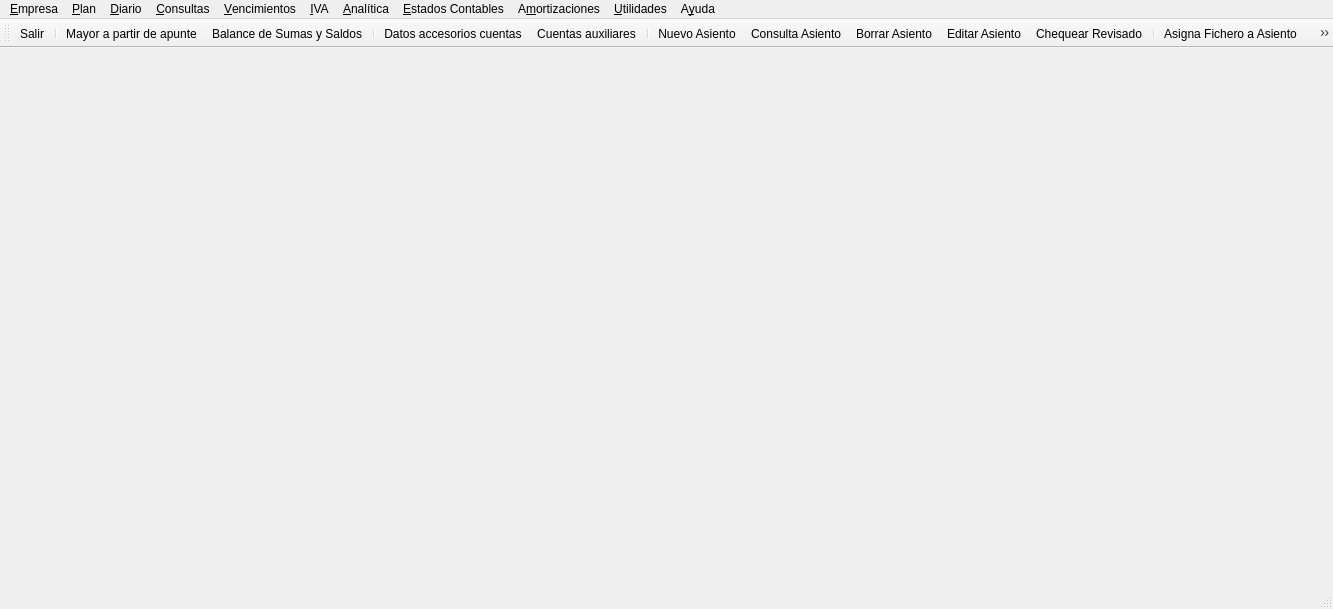
<?xml version="1.0" encoding="UTF-8"?>
<ui version="4.0">
 <class>MainWindow</class>
 <widget class="QMainWindow" name="MainWindow">
  <property name="geometry">
   <rect>
    <x>0</x>
    <y>0</y>
    <width>1333</width>
    <height>609</height>
   </rect>
  </property>
  <property name="windowTitle">
   <string>KEME Contabilidad</string>
  </property>
  <property name="windowIcon">
   <iconset resource="keme.qrc">
    <normaloff>:/iconos/graf/keme.png</normaloff>:/iconos/graf/keme.png</iconset>
  </property>
  <widget class="QWidget" name="centralWidget"/>
  <widget class="QMenuBar" name="menuBar">
   <property name="geometry">
    <rect>
     <x>0</x>
     <y>0</y>
     <width>1333</width>
     <height>20</height>
    </rect>
   </property>
   <widget class="QMenu" name="menuEmpresa">
    <property name="title">
     <string>&amp;Empresa</string>
    </property>
    <widget class="QMenu" name="menuNotas_de_la_Empresa">
     <property name="title">
      <string>&amp;Notas de la Empresa</string>
     </property>
     <addaction name="actionEditar_Notas"/>
     <addaction name="actionConsultar_Notas"/>
    </widget>
    <widget class="QMenu" name="menuControl_Usuarios">
     <property name="title">
      <string>Control &amp;Usuarios</string>
     </property>
     <addaction name="actionCambio_usuario"/>
     <addaction name="actionGest_usuarios"/>
     <addaction name="actionCambiar_Clave"/>
     <addaction name="actionImportar_usuarios"/>
    </widget>
    <widget class="QMenu" name="menuEditar_tablas_AEAT_Mercantiles">
     <property name="title">
      <string>Editar &amp;tablas AEAT/Mercantiles</string>
     </property>
     <addaction name="actionCodigo_pais"/>
     <addaction name="actionClave_identific_fiscal"/>
     <addaction name="actionClave_operaciones_expedidas"/>
     <addaction name="actionClave_operaciones_recibidas"/>
     <addaction name="actionClave_retenciones_irpf"/>
     <addaction name="actionProvincias"/>
     <addaction name="actionContenido_comunicacion_347"/>
     <addaction name="actionConceptos_EVPN"/>
     <addaction name="actionColumnas_EVPN"/>
    </widget>
    <addaction name="actionConfiguraci_n"/>
    <addaction name="actionEjercicios"/>
    <addaction name="menuNotas_de_la_Empresa"/>
    <addaction name="actionHabilitar_Deshabilitar"/>
    <addaction name="actionConexion"/>
    <addaction name="menuControl_Usuarios"/>
    <addaction name="actionCrear_Empresa"/>
    <addaction name="actionCopiar_Empresa"/>
    <addaction name="actionBorrar_Empresa"/>
    <addaction name="menuEditar_tablas_AEAT_Mercantiles"/>
    <addaction name="action_Salir"/>
   </widget>
   <widget class="QMenu" name="menuUtilidades">
    <property name="title">
     <string>&amp;Utilidades</string>
    </property>
    <widget class="QMenu" name="menuImportar">
     <property name="title">
      <string>&amp;Importar</string>
     </property>
     <addaction name="actionImportar_Asientos"/>
     <addaction name="actionImportar_Contapls"/>
     <addaction name="actionMarcar_como_cerrado_ejercicio"/>
     <addaction name="actionProcesar_fichero_importacin"/>
    </widget>
    <widget class="QMenu" name="menuLibros_Contables">
     <property name="title">
      <string>&amp;Libros Contables</string>
     </property>
     <addaction name="actionAgrupar_ficheros_TEX_en_libro"/>
     <addaction name="actionConsultar_ficheros_TEX"/>
     <addaction name="actionGenerar_PDF"/>
    </widget>
    <widget class="QMenu" name="menu_tiles">
     <property name="title">
      <string>Ú&amp;tiles</string>
     </property>
     <widget class="QMenu" name="menuConversin_plan_contable">
      <property name="title">
       <string>Con&amp;versión plan contable</string>
      </property>
      <addaction name="actionCarga_plan_nuevo"/>
      <addaction name="actionEditar_plan_nuevo"/>
      <addaction name="actionEditar_equivalencias_nuevo_antiguo"/>
      <addaction name="actionSustituir_subcuentas"/>
      <addaction name="actionBorrar_plan_nuevo"/>
     </widget>
     <addaction name="actionRenumerar_Asientos"/>
     <addaction name="actionIntercambiar_nmeros_de_asiento"/>
     <addaction name="actionBorrar_Intervalo_de_asientos"/>
     <addaction name="actionIntercambiar_cuenta_en_diario"/>
     <addaction name="actionCambiar_cuenta_a_apunte"/>
     <addaction name="actionEditar_CI_en_apunte"/>
     <addaction name="actionEdita_fecha_a_asiento"/>
     <addaction name="actionEdita_concepto_y_documento_en_pase"/>
     <addaction name="menuConversin_plan_contable"/>
     <addaction name="actionVerificar_base_de_datos"/>
     <addaction name="actionRectificar_saldos"/>
    </widget>
    <addaction name="actionPreferencias"/>
    <addaction name="menuImportar"/>
    <addaction name="actionAsignar_Diario"/>
    <addaction name="menuLibros_Contables"/>
    <addaction name="actionCopia_Seguridad"/>
    <addaction name="actionConsolidaci_n_Contable"/>
    <addaction name="menu_tiles"/>
   </widget>
   <widget class="QMenu" name="menuDiario">
    <property name="title">
     <string>&amp;Diario</string>
    </property>
    <widget class="QMenu" name="menuFiltrar">
     <property name="title">
      <string>&amp;Filtrar</string>
     </property>
     <addaction name="actionEditar_Filtro"/>
     <addaction name="actionFiltro_inicial"/>
    </widget>
    <widget class="QMenu" name="menuPortapapeles">
     <property name="title">
      <string>&amp;Portapapeles</string>
     </property>
     <addaction name="actionCopiar"/>
     <addaction name="actionCortar"/>
     <addaction name="actionPegar"/>
    </widget>
    <widget class="QMenu" name="menuFin_de_ejercicio">
     <property name="title">
      <string>Fin de E&amp;jercicio</string>
     </property>
     <addaction name="actionRegularizacin"/>
     <addaction name="actionCierre_ejercicio"/>
     <addaction name="actionRegul_cierre_apertura"/>
     <addaction name="actionDeshacer_Cierre"/>
     <addaction name="actionAsiento_de_Apertura"/>
    </widget>
    <widget class="QMenu" name="menuRegularizaciones">
     <property name="title">
      <string>Regulari&amp;zaciones</string>
     </property>
     <addaction name="actionEdicin_regul"/>
     <addaction name="actionEjecutar_regul"/>
     <addaction name="actionImportar_regul"/>
    </widget>
    <addaction name="actionNuevo_Asiento"/>
    <addaction name="actionEditar_Asiento"/>
    <addaction name="actionEditar_Asiento_N_mero"/>
    <addaction name="actionConsulta_Asiento"/>
    <addaction name="actionConsulta_Asiento_N_mero"/>
    <addaction name="actionChequear_Revisado"/>
    <addaction name="actionAsigna_Fichero_a_Asiento"/>
    <addaction name="actionVisualizar_Documento"/>
    <addaction name="actionBorrar_Asiento"/>
    <addaction name="menuPortapapeles"/>
    <addaction name="menuFiltrar"/>
    <addaction name="actionOrden_numero"/>
    <addaction name="actionOrdenar_por_campo"/>
    <addaction name="actionRefrescar"/>
    <addaction name="actionAsientos_en_Espera"/>
    <addaction name="actionImprimir_Diario"/>
    <addaction name="actionConceptos"/>
    <addaction name="actionAsientos_Predefinidos"/>
    <addaction name="menuFin_de_ejercicio"/>
    <addaction name="actionTipos_de_Diario"/>
    <addaction name="menuRegularizaciones"/>
   </widget>
   <widget class="QMenu" name="menuAyuda">
    <property name="title">
     <string>A&amp;yuda</string>
    </property>
    <addaction name="actionInformaci_n_de_la_conexi_n"/>
    <addaction name="actionAcerca_de"/>
    <addaction name="actionAcuerdo_de_licencia"/>
    <addaction name="actionAcuerdo_de_licencia_en_espa_ol"/>
   </widget>
   <widget class="QMenu" name="menuPlan">
    <property name="title">
     <string>&amp;Plan</string>
    </property>
    <addaction name="actionCuentas"/>
    <addaction name="actionCuentas_auxiliares"/>
    <addaction name="actionDatos_accesorios_cuentas"/>
    <addaction name="actionAsignar_IVA_retenci_n_a_cuentas"/>
    <addaction name="actionBloquear_cuentas"/>
    <addaction name="separator"/>
    <addaction name="actionExportar_plan"/>
    <addaction name="actionExportarplan_cuentas_auxiliares"/>
    <addaction name="actionImportar_plan"/>
   </widget>
   <widget class="QMenu" name="menuConsultas">
    <property name="title">
     <string>&amp;Consultas</string>
    </property>
    <widget class="QMenu" name="menuConciliaci_n_de_cuentas">
     <property name="title">
      <string>Co&amp;nciliación de cuentas</string>
     </property>
     <widget class="QMenu" name="menuCuentas_bancarias_c43">
      <property name="title">
       <string>Cuentas &amp;bancarias C43</string>
      </property>
      <addaction name="actionImportar_cuaderno"/>
      <addaction name="actionConcilia_cuenta_importada"/>
      <addaction name="actionProcesa_vencimientos_c43"/>
      <addaction name="actionBorrar_importado"/>
     </widget>
     <addaction name="actionConciliacion_de_cuentas"/>
     <addaction name="actionConceptos_de_diferencias"/>
     <addaction name="menuCuentas_bancarias_c43"/>
    </widget>
    <addaction name="actionMayor_a_partir_de_apunte"/>
    <addaction name="actionMayor_ventana_permanente"/>
    <addaction name="actionImprime_mayor"/>
    <addaction name="actionBalance_de_Sumas_y_Saldos"/>
    <addaction name="actionAcumulados_mes"/>
    <addaction name="actionConsulta_Plan"/>
    <addaction name="actionDiario_Resumen"/>
    <addaction name="actionVolumen_de_operaciones_con_terceras_personas"/>
    <addaction name="menuConciliaci_n_de_cuentas"/>
    <addaction name="actionRetenciones_irpf"/>
    <addaction name="actionModelo_182"/>
   </widget>
   <widget class="QMenu" name="menuVencimientos">
    <property name="title">
     <string>&amp;Vencimientos</string>
    </property>
    <addaction name="actionVencimientos_a_partir_diario"/>
    <addaction name="actionProcesar_vencimientos"/>
    <addaction name="actionDomiciliaciones"/>
    <addaction name="actionAsignar_tipos_de_vencimientos_a_cuentas"/>
    <addaction name="actionEditar_tipos_de_vencimientos"/>
    <addaction name="actionVencimientos_anulados"/>
   </widget>
   <widget class="QMenu" name="menuIVA">
    <property name="title">
     <string>&amp;IVA</string>
    </property>
    <widget class="QMenu" name="menuAsignar_Cuentas_a_Tipos_de_Iva">
     <property name="title">
      <string>A&amp;signar Cuentas a Tipos de Iva</string>
     </property>
     <addaction name="actionCuentas_de_IVA_Soportado"/>
     <addaction name="actionCuentas_de_IVA_Repercutido"/>
    </widget>
    <widget class="QMenu" name="menuChequeo_Registros_de_IVA">
     <property name="title">
      <string>&amp;Chequeo Registros de IVA</string>
     </property>
     <addaction name="actionChequea_Libro_Facturas"/>
     <addaction name="actionApuntes_sin_Representacin_en_Libros_de_IVA"/>
     <addaction name="actionComprobar_Cuadre_de_Cuotas_con_Diario"/>
    </widget>
    <addaction name="actionNuevo_Registro_IVA_soportado"/>
    <addaction name="actionNuevo_Registro_IVA_repercutido"/>
    <addaction name="actionAIB_Inversi_n_sujeto_pasivo"/>
    <addaction name="actionEIB_Prestaci_n_servicos_UE"/>
    <addaction name="actionTipos_de_IVA"/>
    <addaction name="menuAsignar_Cuentas_a_Tipos_de_Iva"/>
    <addaction name="menuChequeo_Registros_de_IVA"/>
    <addaction name="actionLiqudaci_n_de_IVA"/>
    <addaction name="actionRelaci_n_de_Operaciones_seg_n_Libros_de_IVA"/>
    <addaction name="actionLibro_de_Facturas_Emitidas"/>
    <addaction name="actionLibros_de_Facturas_Recibidas"/>
    <addaction name="actionModelo_340"/>
    <addaction name="actionModelo_347_F50_Navarra"/>
    <addaction name="actionModelo_349"/>
   </widget>
   <widget class="QMenu" name="menuAnal_tica">
    <property name="title">
     <string>&amp;Analítica</string>
    </property>
    <widget class="QMenu" name="menuC_digos_Imputaci_n">
     <property name="title">
      <string>&amp;Códigos Imputación</string>
     </property>
     <addaction name="actionPrimer_Nivel"/>
     <addaction name="actionSegundo_Nivel"/>
     <addaction name="actionTercer_Nivel"/>
    </widget>
    <addaction name="menuC_digos_Imputaci_n"/>
    <addaction name="actionConsulta_Imputaciones"/>
    <addaction name="actionCoeficientes_Imputaci_n_Cuenta"/>
    <addaction name="actionVer_Imputaciones"/>
    <addaction name="actionIntercambiar_CI_en_Diario"/>
    <addaction name="actionReasignar_Imputaciones"/>
    <addaction name="actionCambiar_Imputaciones_a_Cuenta_en_Diario"/>
   </widget>
   <widget class="QMenu" name="menuEstados_Contables">
    <property name="title">
     <string>&amp;Estados Contables</string>
    </property>
    <widget class="QMenu" name="menuEstado_Cambios_Patrimonio_Neto_PYMES">
     <property name="title">
      <string>&amp;Estado Cambios Patrimonio Neto PYMES</string>
     </property>
     <addaction name="actionECPN_PYMES"/>
     <addaction name="actionAsignar_Concepto_a_apuntes"/>
    </widget>
    <widget class="QMenu" name="menuPrespuestos">
     <property name="title">
      <string>P&amp;resupuestos</string>
     </property>
     <addaction name="actionEditar_Presupuesto_Cuentas_Auxiliares"/>
     <addaction name="actionEditar_Presupuesto_Cuentas"/>
     <addaction name="actionPrevisiones_Realizaciones_Cuentas_Auxiliares"/>
     <addaction name="actionPrevisiones_Realizaciones_Cuentas"/>
    </widget>
    <addaction name="actionGesti_n_Estados_Contables"/>
    <addaction name="actionLibera_C_lculo_Saldos_Medios"/>
    <addaction name="menuEstado_Cambios_Patrimonio_Neto_PYMES"/>
    <addaction name="actionXML_Cuentas_PYMES"/>
    <addaction name="actionXML_Impuesto_Sociedades_PYMES"/>
    <addaction name="actionProcesar_Memoria"/>
    <addaction name="menuPrespuestos"/>
   </widget>
   <widget class="QMenu" name="menuAmortizaciones">
    <property name="title">
     <string>A&amp;mortizaciones</string>
    </property>
    <addaction name="actionPlan_de_amortizaciones"/>
    <addaction name="actionAsiento_de_amortizaciones"/>
    <addaction name="actionDiferencia_en_base_imponible_I_S"/>
    <addaction name="actionHist_rico_de_diferencias_en_amortizaciones"/>
    <addaction name="actionInmovilizado_neto"/>
   </widget>
   <addaction name="menuEmpresa"/>
   <addaction name="menuPlan"/>
   <addaction name="menuDiario"/>
   <addaction name="menuConsultas"/>
   <addaction name="menuVencimientos"/>
   <addaction name="menuIVA"/>
   <addaction name="menuAnal_tica"/>
   <addaction name="menuEstados_Contables"/>
   <addaction name="menuAmortizaciones"/>
   <addaction name="menuUtilidades"/>
   <addaction name="menuAyuda"/>
  </widget>
  <widget class="QToolBar" name="mainToolBar">
   <property name="iconSize">
    <size>
     <width>48</width>
     <height>48</height>
    </size>
   </property>
   <attribute name="toolBarArea">
    <enum>TopToolBarArea</enum>
   </attribute>
   <attribute name="toolBarBreak">
    <bool>false</bool>
   </attribute>
   <addaction name="action_Salir"/>
   <addaction name="separator"/>
   <addaction name="actionMayor_a_partir_de_apunte"/>
   <addaction name="actionBalance_de_Sumas_y_Saldos"/>
   <addaction name="separator"/>
   <addaction name="actionDatos_accesorios_cuentas"/>
   <addaction name="actionCuentas_auxiliares"/>
   <addaction name="separator"/>
   <addaction name="actionNuevo_Asiento"/>
   <addaction name="actionConsulta_Asiento"/>
   <addaction name="actionBorrar_Asiento"/>
   <addaction name="actionEditar_Asiento"/>
   <addaction name="actionChequear_Revisado"/>
   <addaction name="separator"/>
   <addaction name="actionAsigna_Fichero_a_Asiento"/>
   <addaction name="actionVisualizar_Documento"/>
   <addaction name="separator"/>
   <addaction name="actionRefrescar"/>
   <addaction name="actionAsientos_en_Espera"/>
   <addaction name="separator"/>
   <addaction name="actionNuevo_Registro_IVA_soportado"/>
   <addaction name="actionNuevo_Registro_IVA_repercutido"/>
   <addaction name="separator"/>
   <addaction name="actionImprimir_Diario"/>
   <addaction name="actionEditar_Filtro"/>
   <addaction name="actionPreferencias"/>
   <addaction name="separator"/>
   <addaction name="actionVencimientos_a_partir_diario"/>
   <addaction name="actionProcesar_vencimientos"/>
   <addaction name="separator"/>
   <addaction name="actionAsignar_Concepto_a_apuntes"/>
  </widget>
  <widget class="QStatusBar" name="statusBar"/>
  <action name="actionConexion">
   <property name="text">
    <string>C&amp;onexión</string>
   </property>
  </action>
  <action name="actionPreferencias">
   <property name="icon">
    <iconset resource="keme.qrc">
     <normaloff>:/iconos/graf/preferences-system.png</normaloff>:/iconos/graf/preferences-system.png</iconset>
   </property>
   <property name="text">
    <string>&amp;Preferencias</string>
   </property>
  </action>
  <action name="actionOrden_numero">
   <property name="checkable">
    <bool>true</bool>
   </property>
   <property name="text">
    <string>Orden &amp;número</string>
   </property>
  </action>
  <action name="actionAcerca_de">
   <property name="text">
    <string>&amp;Acerca de</string>
   </property>
  </action>
  <action name="action_Salir">
   <property name="icon">
    <iconset resource="keme.qrc">
     <normaloff>:/iconos/graf/interruptor.png</normaloff>:/iconos/graf/interruptor.png</iconset>
   </property>
   <property name="text">
    <string>&amp;Salir</string>
   </property>
  </action>
  <action name="actionConfiguraci_n">
   <property name="text">
    <string>&amp;Configuración</string>
   </property>
  </action>
  <action name="actionEjercicios">
   <property name="text">
    <string>&amp;Ejercicios</string>
   </property>
  </action>
  <action name="actionCrear_Empresa">
   <property name="text">
    <string>C&amp;rear Empresa</string>
   </property>
  </action>
  <action name="actionBorrar_Empresa">
   <property name="text">
    <string>&amp;Borrar Empresa</string>
   </property>
  </action>
  <action name="actionCopiar_Empresa">
   <property name="text">
    <string>Co&amp;piar Empresa</string>
   </property>
  </action>
  <action name="actionEditar_Notas">
   <property name="text">
    <string>&amp;Editar Notas</string>
   </property>
  </action>
  <action name="actionConsultar_Notas">
   <property name="text">
    <string>&amp;Consultar Notas</string>
   </property>
  </action>
  <action name="actionHabilitar_Deshabilitar">
   <property name="text">
    <string>&amp;Habilitar/Deshabilitar Períodos</string>
   </property>
  </action>
  <action name="actionCambio_usuario">
   <property name="text">
    <string>&amp;Cambio usuario</string>
   </property>
  </action>
  <action name="actionGest_usuarios">
   <property name="text">
    <string>&amp;Gestión usuarios</string>
   </property>
  </action>
  <action name="actionCambiar_Clave">
   <property name="text">
    <string>C&amp;ambiar clave</string>
   </property>
  </action>
  <action name="actionImportar_usuarios">
   <property name="text">
    <string>&amp;Importar usuarios</string>
   </property>
  </action>
  <action name="actionCodigo_pais">
   <property name="text">
    <string>&amp;Código pais</string>
   </property>
  </action>
  <action name="actionClave_identific_fiscal">
   <property name="text">
    <string>Clave &amp;identificación fiscal</string>
   </property>
  </action>
  <action name="actionClave_operaciones_expedidas">
   <property name="text">
    <string>Clave operaciones &amp;expedidas</string>
   </property>
  </action>
  <action name="actionClave_operaciones_recibidas">
   <property name="text">
    <string>Clave operaciones &amp;recibidas</string>
   </property>
  </action>
  <action name="actionClave_retenciones_irpf">
   <property name="text">
    <string>C&amp;lave retenciones irpf</string>
   </property>
  </action>
  <action name="actionProvincias">
   <property name="text">
    <string>&amp;Provincias</string>
   </property>
  </action>
  <action name="actionContenido_comunicacion_347">
   <property name="text">
    <string>Contenido comunicación &amp;347</string>
   </property>
  </action>
  <action name="actionConceptos_EVPN">
   <property name="text">
    <string>Conceptos E&amp;VPN</string>
   </property>
  </action>
  <action name="actionCuentas">
   <property name="text">
    <string>&amp;Cuentas</string>
   </property>
  </action>
  <action name="actionCuentas_auxiliares">
   <property name="icon">
    <iconset resource="keme.qrc">
     <normaloff>:/iconos/graf/subcuenta.png</normaloff>:/iconos/graf/subcuenta.png</iconset>
   </property>
   <property name="text">
    <string>Cuentas &amp;auxiliares</string>
   </property>
  </action>
  <action name="actionDatos_accesorios_cuentas">
   <property name="icon">
    <iconset resource="keme.qrc">
     <normaloff>:/iconos/graf/text-x-vcard.png</normaloff>:/iconos/graf/text-x-vcard.png</iconset>
   </property>
   <property name="text">
    <string>&amp;Datos accesorios cuentas</string>
   </property>
  </action>
  <action name="actionAsignar_IVA_retenci_n_a_cuentas">
   <property name="text">
    <string>Asignar &amp;IVA/retención a cuentas</string>
   </property>
  </action>
  <action name="actionBuscar_cuenta_auxiliar">
   <property name="text">
    <string>Buscar cuenta auxiliar</string>
   </property>
  </action>
  <action name="actionBloquear_cuentas">
   <property name="text">
    <string>&amp;Bloquear cuentas</string>
   </property>
  </action>
  <action name="actionExportar_plan">
   <property name="text">
    <string>&amp;Exportar plan</string>
   </property>
  </action>
  <action name="actionExportarplan_cuentas_auxiliares">
   <property name="text">
    <string>&amp;Exportar plan con cuentas auxiliares</string>
   </property>
  </action>
  <action name="actionImportar_plan">
   <property name="text">
    <string>&amp;Importar plan</string>
   </property>
  </action>
  <action name="actionNuevo_Asiento">
   <property name="icon">
    <iconset resource="keme.qrc">
     <normaloff>:/iconos/graf/Files-New-File-icon.png</normaloff>:/iconos/graf/Files-New-File-icon.png</iconset>
   </property>
   <property name="text">
    <string>N&amp;uevo Asiento</string>
   </property>
  </action>
  <action name="actionEditar_Asiento">
   <property name="icon">
    <iconset resource="keme.qrc">
     <normaloff>:/iconos/graf/document-edit.png</normaloff>:/iconos/graf/document-edit.png</iconset>
   </property>
   <property name="text">
    <string>&amp;Editar Asiento</string>
   </property>
  </action>
  <action name="actionEditar_Asiento_N_mero">
   <property name="text">
    <string>Editar &amp;Asiento Número ...</string>
   </property>
  </action>
  <action name="actionConsulta_Asiento">
   <property name="icon">
    <iconset resource="keme.qrc">
     <normaloff>:/iconos/graf/document-preview.png</normaloff>:/iconos/graf/document-preview.png</iconset>
   </property>
   <property name="text">
    <string>&amp;Consulta Asiento</string>
   </property>
  </action>
  <action name="actionConsulta_Asiento_N_mero">
   <property name="text">
    <string>Consu&amp;lta Asiento Número ...</string>
   </property>
  </action>
  <action name="actionChequear_Revisado">
   <property name="icon">
    <iconset resource="keme.qrc">
     <normaloff>:/iconos/graf/ok-256x256.png</normaloff>:/iconos/graf/ok-256x256.png</iconset>
   </property>
   <property name="text">
    <string>C&amp;hequear Revisado</string>
   </property>
  </action>
  <action name="actionAsigna_Fichero_a_Asiento">
   <property name="icon">
    <iconset resource="keme.qrc">
     <normaloff>:/iconos/graf/utilities-file-archiver.png</normaloff>:/iconos/graf/utilities-file-archiver.png</iconset>
   </property>
   <property name="text">
    <string>Asi&amp;gna Fichero a Asiento</string>
   </property>
  </action>
  <action name="actionBorrar_Asiento">
   <property name="icon">
    <iconset resource="keme.qrc">
     <normaloff>:/iconos/graf/delete_128.png</normaloff>:/iconos/graf/delete_128.png</iconset>
   </property>
   <property name="text">
    <string>&amp;Borrar Asiento</string>
   </property>
  </action>
  <action name="actionEditar_Filtro">
   <property name="icon">
    <iconset resource="keme.qrc">
     <normaloff>:/iconos/graf/embudo.png</normaloff>:/iconos/graf/embudo.png</iconset>
   </property>
   <property name="text">
    <string>&amp;Editar Filtro</string>
   </property>
  </action>
  <action name="actionFiltro_inicial">
   <property name="icon">
    <iconset resource="keme.qrc">
     <normaloff>:/iconos/graf/embudo_reciclaje.png</normaloff>:/iconos/graf/embudo_reciclaje.png</iconset>
   </property>
   <property name="text">
    <string>&amp;Filtro inicial</string>
   </property>
  </action>
  <action name="actionVisualizar_Documento">
   <property name="icon">
    <iconset resource="keme.qrc">
     <normaloff>:/iconos/graf/document-preview-archive.png</normaloff>:/iconos/graf/document-preview-archive.png</iconset>
   </property>
   <property name="text">
    <string>&amp;Visualizar Documento</string>
   </property>
  </action>
  <action name="actionCopiar">
   <property name="text">
    <string>&amp;Copiar</string>
   </property>
  </action>
  <action name="actionCortar">
   <property name="text">
    <string>C&amp;ortar</string>
   </property>
  </action>
  <action name="actionPegar">
   <property name="text">
    <string>&amp;Pegar</string>
   </property>
  </action>
  <action name="actionRefrescar">
   <property name="icon">
    <iconset resource="keme.qrc">
     <normaloff>:/iconos/graf/rayo.png</normaloff>:/iconos/graf/rayo.png</iconset>
   </property>
   <property name="text">
    <string>Refre&amp;scar</string>
   </property>
  </action>
  <action name="actionAsientos_en_Espera">
   <property name="icon">
    <iconset resource="keme.qrc">
     <normaloff>:/iconos/graf/reloj.png</normaloff>:/iconos/graf/reloj.png</iconset>
   </property>
   <property name="text">
    <string>As&amp;ientos en Espera</string>
   </property>
  </action>
  <action name="actionImprimir_Diario">
   <property name="icon">
    <iconset resource="keme.qrc">
     <normaloff>:/iconos/graf/printer.png</normaloff>:/iconos/graf/printer.png</iconset>
   </property>
   <property name="text">
    <string>I&amp;mprimir Diario</string>
   </property>
  </action>
  <action name="actionConceptos">
   <property name="text">
    <string>C&amp;onceptos</string>
   </property>
  </action>
  <action name="actionAsientos_Predefinidos">
   <property name="text">
    <string>Asientos P&amp;redefinidos</string>
   </property>
  </action>
  <action name="actionRegularizacin">
   <property name="text">
    <string>&amp;Regularización</string>
   </property>
  </action>
  <action name="actionCierre_ejercicio">
   <property name="text">
    <string>&amp;Cierre Ejercicio</string>
   </property>
  </action>
  <action name="actionRegul_cierre_apertura">
   <property name="text">
    <string>R&amp;egularización + cierre + apertura</string>
   </property>
  </action>
  <action name="actionDeshacer_Cierre">
   <property name="text">
    <string>&amp;Deshacer Cierre</string>
   </property>
  </action>
  <action name="actionAsiento_de_Apertura">
   <property name="text">
    <string>&amp;Asiento de Apertura</string>
   </property>
  </action>
  <action name="actionOrdenar_por_campo">
   <property name="text">
    <string>Or&amp;denar por campo</string>
   </property>
  </action>
  <action name="actionTipos_de_Diario">
   <property name="text">
    <string>&amp;Tipos de Diario</string>
   </property>
  </action>
  <action name="actionEdicin_regul">
   <property name="text">
    <string>&amp;Edición</string>
   </property>
  </action>
  <action name="actionEjecutar_regul">
   <property name="text">
    <string>E&amp;jecutar</string>
   </property>
  </action>
  <action name="actionImportar_regul">
   <property name="text">
    <string>&amp;Importar</string>
   </property>
  </action>
  <action name="actionMayor_a_partir_de_apunte">
   <property name="icon">
    <iconset resource="keme.qrc">
     <normaloff>:/iconos/graf/mayor3.png</normaloff>:/iconos/graf/mayor3.png</iconset>
   </property>
   <property name="text">
    <string>&amp;Mayor a partir de apunte ...</string>
   </property>
  </action>
  <action name="actionMayor_ventana_permanente">
   <property name="text">
    <string>M&amp;ayor ventana permanente</string>
   </property>
  </action>
  <action name="actionImprime_mayor">
   <property name="text">
    <string>&amp;Imprime Mayor</string>
   </property>
  </action>
  <action name="actionBalance_de_Sumas_y_Saldos">
   <property name="icon">
    <iconset resource="keme.qrc">
     <normaloff>:/iconos/graf/BALANZA.png</normaloff>:/iconos/graf/BALANZA.png</iconset>
   </property>
   <property name="text">
    <string>&amp;Balance de Sumas y Saldos</string>
   </property>
  </action>
  <action name="actionAcumulados_mes">
   <property name="text">
    <string>A&amp;cumulados mes</string>
   </property>
  </action>
  <action name="actionConsulta_Plan">
   <property name="text">
    <string>C&amp;onsulta Plan</string>
   </property>
  </action>
  <action name="actionDiario_Resumen">
   <property name="text">
    <string>Diario &amp;Resumen</string>
   </property>
  </action>
  <action name="actionVolumen_de_operaciones_con_terceras_personas">
   <property name="text">
    <string>&amp;Volumen de operaciones con terceras personas</string>
   </property>
  </action>
  <action name="actionRetenciones_irpf">
   <property name="text">
    <string>Re&amp;tenciones Irpf</string>
   </property>
  </action>
  <action name="actionModelo_182">
   <property name="text">
    <string>Mo&amp;delo 182</string>
   </property>
  </action>
  <action name="actionConciliacion_de_cuentas">
   <property name="text">
    <string>&amp;Conciliacion de cuentas</string>
   </property>
  </action>
  <action name="actionConceptos_de_diferencias">
   <property name="text">
    <string>Conceptos de &amp;diferencias</string>
   </property>
  </action>
  <action name="actionImportar_cuaderno">
   <property name="text">
    <string>&amp;Importar cuaderno</string>
   </property>
  </action>
  <action name="actionConcilia_cuenta_importada">
   <property name="text">
    <string>&amp;Concilia cuenta importada</string>
   </property>
  </action>
  <action name="actionProcesa_vencimientos_c43">
   <property name="text">
    <string>&amp;Procesa vencimientos C43</string>
   </property>
  </action>
  <action name="actionBorrar_importado">
   <property name="text">
    <string>&amp;Borrar importado</string>
   </property>
  </action>
  <action name="actionVencimientos_a_partir_diario">
   <property name="icon">
    <iconset resource="keme.qrc">
     <normaloff>:/iconos/graf/calendario_venci.png</normaloff>:/iconos/graf/calendario_venci.png</iconset>
   </property>
   <property name="text">
    <string>&amp;Vencimientos a partir diario</string>
   </property>
  </action>
  <action name="actionProcesar_vencimientos">
   <property name="icon">
    <iconset resource="keme.qrc">
     <normaloff>:/iconos/graf/COINS-icon.png</normaloff>:/iconos/graf/COINS-icon.png</iconset>
   </property>
   <property name="text">
    <string>&amp;Procesar vencimientos</string>
   </property>
  </action>
  <action name="actionDomiciliaciones">
   <property name="text">
    <string>&amp;Domiciliaciones</string>
   </property>
  </action>
  <action name="actionAsignar_tipos_de_vencimientos_a_cuentas">
   <property name="text">
    <string>&amp;Asignar tipos de vencimientos a cuentas</string>
   </property>
  </action>
  <action name="actionEditar_tipos_de_vencimientos">
   <property name="text">
    <string>&amp;Editar tipos de vencimientos</string>
   </property>
  </action>
  <action name="actionVencimientos_anulados">
   <property name="text">
    <string>&amp;Vencimientos anulados</string>
   </property>
  </action>
  <action name="actionNuevo_Registro_IVA_soportado">
   <property name="icon">
    <iconset resource="keme.qrc">
     <normaloff>:/iconos/graf/facturas_recibidas.png</normaloff>:/iconos/graf/facturas_recibidas.png</iconset>
   </property>
   <property name="text">
    <string>Facturas &amp;Recibidas</string>
   </property>
  </action>
  <action name="actionNuevo_Registro_IVA_repercutido">
   <property name="icon">
    <iconset resource="keme.qrc">
     <normaloff>:/iconos/graf/facturas_emitidas.png</normaloff>:/iconos/graf/facturas_emitidas.png</iconset>
   </property>
   <property name="text">
    <string>Facturas &amp;Emitidas</string>
   </property>
  </action>
  <action name="actionAIB_Inversi_n_sujeto_pasivo">
   <property name="text">
    <string>&amp;AIB / Inversión sujeto pasivo</string>
   </property>
  </action>
  <action name="actionEIB_Prestaci_n_servicos_UE">
   <property name="text">
    <string>E&amp;IB / Prestación servicos UE</string>
   </property>
  </action>
  <action name="actionTipos_de_IVA">
   <property name="text">
    <string>&amp;Tipos de IVA</string>
   </property>
  </action>
  <action name="actionLiqudaci_n_de_IVA">
   <property name="text">
    <string>&amp;Liquidación de IVA</string>
   </property>
  </action>
  <action name="actionRelaci_n_de_Operaciones_seg_n_Libros_de_IVA">
   <property name="text">
    <string>Relación de &amp;Operaciones según Libros de IVA</string>
   </property>
  </action>
  <action name="actionLibro_de_Facturas_Emitidas">
   <property name="text">
    <string>Li&amp;bro de Facturas Emitidas</string>
   </property>
  </action>
  <action name="actionLibros_de_Facturas_Recibidas">
   <property name="text">
    <string>Libros &amp;de Facturas Recibidas</string>
   </property>
  </action>
  <action name="actionModelo_340">
   <property name="text">
    <string>Modelo 34&amp;0</string>
   </property>
  </action>
  <action name="actionModelo_347_F50_Navarra">
   <property name="text">
    <string>Modelo 34&amp;7/F50 Navarra</string>
   </property>
  </action>
  <action name="actionCuentas_de_IVA_Soportado">
   <property name="text">
    <string>Cuentas de IVA Soportado</string>
   </property>
  </action>
  <action name="actionCuentas_de_IVA_Repercutido">
   <property name="text">
    <string>Cuentas de IVA Repercutido</string>
   </property>
  </action>
  <action name="actionChequea_Libro_Facturas">
   <property name="text">
    <string>Chequea Libro Facturas</string>
   </property>
  </action>
  <action name="actionApuntes_sin_Representacin_en_Libros_de_IVA">
   <property name="text">
    <string>Apuntes sin Representacin en Libros de IVA</string>
   </property>
  </action>
  <action name="actionComprobar_Cuadre_de_Cuotas_con_Diario">
   <property name="text">
    <string>Comprobar Cuadre de Cuotas con Diario</string>
   </property>
  </action>
  <action name="actionConsulta_Imputaciones">
   <property name="text">
    <string>C&amp;onsulta Imputaciones</string>
   </property>
  </action>
  <action name="actionCoeficientes_Imputaci_n_Cuenta">
   <property name="text">
    <string>Coe&amp;ficientes Imputación Cuenta</string>
   </property>
  </action>
  <action name="actionVer_Imputaciones">
   <property name="text">
    <string>&amp;Ver Imputaciones</string>
   </property>
  </action>
  <action name="actionIntercambiar_CI_en_Diario">
   <property name="text">
    <string>&amp;Intercambiar CI en Diario</string>
   </property>
  </action>
  <action name="actionReasignar_Imputaciones">
   <property name="text">
    <string>&amp;Reasignar Imputaciones</string>
   </property>
  </action>
  <action name="actionCambiar_Imputaciones_a_Cuenta_en_Diario">
   <property name="text">
    <string>C&amp;ambiar Imputaciones a Cuenta en Diario</string>
   </property>
  </action>
  <action name="actionPrimer_Nivel">
   <property name="text">
    <string>&amp;Primer Nivel</string>
   </property>
  </action>
  <action name="actionSegundo_Nivel">
   <property name="text">
    <string>&amp;Segundo Nivel</string>
   </property>
  </action>
  <action name="actionTercer_Nivel">
   <property name="text">
    <string>&amp;Tercer Nivel</string>
   </property>
  </action>
  <action name="actionColumnas_EVPN">
   <property name="text">
    <string>Columnas EVP&amp;N</string>
   </property>
  </action>
  <action name="actionGesti_n_Estados_Contables">
   <property name="text">
    <string>&amp;Gestión Estados Contables</string>
   </property>
  </action>
  <action name="actionLibera_C_lculo_Saldos_Medios">
   <property name="text">
    <string>&amp;Libera Cálculo Saldos Medios</string>
   </property>
  </action>
  <action name="actionECPN_PYMES">
   <property name="text">
    <string>&amp;ECPN PYMES</string>
   </property>
  </action>
  <action name="actionAsignar_Concepto_a_apuntes">
   <property name="icon">
    <iconset resource="keme.qrc">
     <normaloff>:/iconos/graf/factory.png</normaloff>:/iconos/graf/factory.png</iconset>
   </property>
   <property name="text">
    <string>&amp;Asignar Concepto ECPN</string>
   </property>
  </action>
  <action name="actionXML_Cuentas_PYMES">
   <property name="text">
    <string>&amp;XML Cuentas PYMES</string>
   </property>
  </action>
  <action name="actionXML_Impuesto_Sociedades_PYMES">
   <property name="text">
    <string>&amp;XML Impuesto Sociedades PYMES</string>
   </property>
  </action>
  <action name="actionProcesar_Memoria">
   <property name="text">
    <string>&amp;Procesar Memoria</string>
   </property>
  </action>
  <action name="actionEditar_Presupuesto_Cuentas_Auxiliares">
   <property name="text">
    <string>&amp;Editar Presupuesto Cuentas Auxiliares</string>
   </property>
  </action>
  <action name="actionEditar_Presupuesto_Cuentas">
   <property name="text">
    <string>E&amp;ditar Presupuesto Cuentas</string>
   </property>
  </action>
  <action name="actionPrevisiones_Realizaciones_Cuentas_Auxiliares">
   <property name="text">
    <string>&amp;Previsiones-Realizaciones Cuentas Auxiliares</string>
   </property>
  </action>
  <action name="actionPrevisiones_Realizaciones_Cuentas">
   <property name="text">
    <string>P&amp;revisiones-Realizaciones Cuentas</string>
   </property>
  </action>
  <action name="actionPlan_de_amortizaciones">
   <property name="text">
    <string>&amp;Plan de amortizaciones</string>
   </property>
  </action>
  <action name="actionAsiento_de_amortizaciones">
   <property name="text">
    <string>&amp;Asiento de amortizaciones</string>
   </property>
  </action>
  <action name="actionDiferencia_en_base_imponible_I_S">
   <property name="text">
    <string>&amp;Diferencia en base imponible I.S.</string>
   </property>
  </action>
  <action name="actionHist_rico_de_diferencias_en_amortizaciones">
   <property name="text">
    <string>&amp;Histórico de diferencias en amortizaciones</string>
   </property>
  </action>
  <action name="actionInmovilizado_neto">
   <property name="text">
    <string>&amp;Inmovilizado neto</string>
   </property>
  </action>
  <action name="actionAsignar_Diario">
   <property name="text">
    <string>&amp;Asignar Diario</string>
   </property>
  </action>
  <action name="actionCopia_Seguridad">
   <property name="text">
    <string>&amp;Copia Seguridad</string>
   </property>
  </action>
  <action name="actionConsolidaci_n_Contable">
   <property name="text">
    <string>C&amp;onsolidación Contable</string>
   </property>
  </action>
  <action name="actionImportar_Asientos">
   <property name="text">
    <string>Importar &amp;Asientos</string>
   </property>
  </action>
  <action name="actionImportar_Contapls">
   <property name="text">
    <string>Importar &amp;Contaplús</string>
   </property>
  </action>
  <action name="actionMarcar_como_cerrado_ejercicio">
   <property name="text">
    <string>&amp;Marcar como cerrado ejercicio</string>
   </property>
  </action>
  <action name="actionProcesar_fichero_importacin">
   <property name="text">
    <string>&amp;Procesar fichero importación</string>
   </property>
  </action>
  <action name="actionAgrupar_ficheros_TEX_en_libro">
   <property name="text">
    <string>&amp;Agrupar ficheros TEX en libro</string>
   </property>
  </action>
  <action name="actionConsultar_ficheros_TEX">
   <property name="text">
    <string>&amp;Consultar ficheros TEX</string>
   </property>
  </action>
  <action name="actionGenerar_PDF">
   <property name="text">
    <string>&amp;Generar PDF</string>
   </property>
  </action>
  <action name="actionRenumerar_Asientos">
   <property name="text">
    <string>&amp;Renumerar Asientos</string>
   </property>
  </action>
  <action name="actionIntercambiar_nmeros_de_asiento">
   <property name="text">
    <string>&amp;Intercambiar números de asiento</string>
   </property>
  </action>
  <action name="actionBorrar_Intervalo_de_asientos">
   <property name="text">
    <string>&amp;Borrar Intervalo de asientos</string>
   </property>
  </action>
  <action name="actionIntercambiar_cuenta_en_diario">
   <property name="text">
    <string>Intercambiar &amp;cuenta en diario</string>
   </property>
  </action>
  <action name="actionCambiar_cuenta_a_apunte">
   <property name="text">
    <string>C&amp;ambiar cuenta a apunte</string>
   </property>
  </action>
  <action name="actionEditar_CI_en_apunte">
   <property name="text">
    <string>&amp;Editar CI en apunte</string>
   </property>
  </action>
  <action name="actionEdita_fecha_a_asiento">
   <property name="text">
    <string>Edita &amp;fecha a asiento</string>
   </property>
  </action>
  <action name="actionEdita_concepto_y_documento_en_pase">
   <property name="text">
    <string>Edi&amp;ta concepto y documento en pase</string>
   </property>
  </action>
  <action name="actionVerificar_base_de_datos">
   <property name="text">
    <string>Verificar ba&amp;se de datos</string>
   </property>
  </action>
  <action name="actionRectificar_saldos">
   <property name="text">
    <string>Rectificar sa&amp;ldos</string>
   </property>
  </action>
  <action name="actionCarga_plan_nuevo">
   <property name="text">
    <string>&amp;Carga plan nuevo</string>
   </property>
  </action>
  <action name="actionEditar_plan_nuevo">
   <property name="text">
    <string>&amp;Editar plan nuevo</string>
   </property>
  </action>
  <action name="actionEditar_equivalencias_nuevo_antiguo">
   <property name="text">
    <string>Editar equivalencias &amp;nuevo/antiguo</string>
   </property>
  </action>
  <action name="actionSustituir_subcuentas">
   <property name="text">
    <string>&amp;Sustituir Cuentas Auxiliares</string>
   </property>
  </action>
  <action name="actionBorrar_plan_nuevo">
   <property name="text">
    <string>&amp;Borrar plan nuevo</string>
   </property>
  </action>
  <action name="actionInformaci_n_de_la_conexi_n">
   <property name="text">
    <string>&amp;Información de la conexión</string>
   </property>
  </action>
  <action name="actionAcuerdo_de_licencia">
   <property name="text">
    <string>Acuerdo de &amp;licencia</string>
   </property>
  </action>
  <action name="actionAcuerdo_de_licencia_en_espa_ol">
   <property name="text">
    <string>Acuerdo de licencia en &amp;español</string>
   </property>
  </action>
  <action name="actionModelo_349">
   <property name="text">
    <string>Modelo 34&amp;9</string>
   </property>
  </action>
 </widget>
 <layoutdefault spacing="6" margin="11"/>
 <resources>
  <include location="keme.qrc"/>
 </resources>
 <connections/>
</ui>
